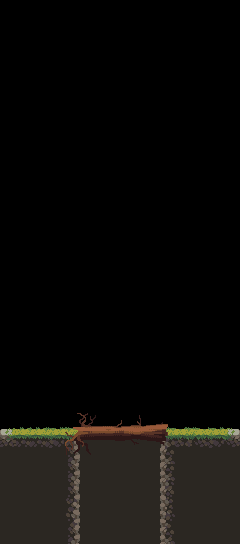

Tiled map render using the project's own tile images. Description and the whole map definition, tile-layer contents included, below:
An orthogonal 15x34 tile map with 16x16 px tiles, 2 tile layers (Background 0, Ground), 2 tilesets.

<map version="1.9" tiledversion="1.9.0" orientation="orthogonal" renderorder="right-down" width="15" height="34" tilewidth="16" tileheight="16" infinite="0" nextlayerid="6" nextobjectid="14">
 <tileset firstgid="1" source="../Tileset/TileSet.tsx" />
 <tileset firstgid="183" source="../Tileset/TileSet.tsx" />
 <layer id="3" name="Background 0" width="15" height="34">
  <data encoding="csv">
0,0,0,0,0,0,0,0,0,0,0,0,0,0,0,
0,0,0,0,0,0,0,0,0,0,0,0,0,0,0,
0,0,0,0,0,0,0,0,0,0,0,0,0,0,0,
0,0,0,0,0,0,0,0,0,0,0,0,0,0,0,
0,0,0,0,0,0,0,0,0,0,0,0,0,0,0,
0,0,0,0,0,0,0,0,0,0,0,0,0,0,0,
0,0,0,0,0,0,0,0,0,0,0,0,0,0,0,
0,0,0,0,0,0,0,0,0,0,0,0,0,0,0,
0,0,0,0,0,0,0,0,0,0,0,0,0,0,0,
0,0,0,0,0,0,0,0,0,0,0,0,0,0,0,
0,0,0,0,0,0,0,0,0,0,0,0,0,0,0,
0,0,0,0,0,0,0,0,0,0,0,0,0,0,0,
0,0,0,0,0,0,0,0,0,0,0,0,0,0,0,
0,0,0,0,0,0,0,0,0,0,0,0,0,0,0,
0,0,0,0,0,0,0,0,0,0,0,0,0,0,0,
0,0,0,0,0,0,0,0,0,0,0,0,0,0,0,
0,0,0,0,0,0,0,0,0,0,0,0,0,0,0,
0,0,0,0,0,0,0,0,0,0,0,0,0,0,0,
0,0,0,0,0,0,0,0,0,0,0,0,0,0,0,
0,0,0,0,0,0,0,0,0,0,0,0,0,0,0,
0,0,0,0,0,0,0,0,0,0,0,0,0,0,0,
0,0,0,0,0,0,0,0,0,0,0,0,0,0,0,
0,0,0,0,0,0,0,0,0,0,0,0,0,0,0,
0,0,0,0,0,0,0,0,0,0,0,0,0,0,0,
0,0,0,0,0,0,0,0,0,0,0,0,0,0,0,
0,0,0,0,0,0,0,0,0,0,0,0,0,0,0,
0,0,0,0,0,0,0,0,0,0,0,0,0,0,0,
122,122,122,122,122,122,122,122,122,122,122,122,122,122,122,
122,122,122,122,122,122,122,122,122,122,122,122,122,122,122,
122,122,122,122,122,122,122,122,122,122,122,122,122,122,122,
122,122,122,122,122,122,122,122,122,122,122,122,122,122,122,
122,122,122,122,122,122,122,122,122,122,122,122,122,122,122,
122,122,122,122,122,122,122,122,122,122,122,122,122,122,122,
122,122,122,122,122,122,122,122,122,122,122,122,122,122,122
</data>
 </layer>
 <layer id="1" name="Ground" width="15" height="34">
  <data encoding="csv">
0,0,0,0,0,0,0,0,0,0,0,0,0,0,0,
0,0,0,0,0,0,0,0,0,0,0,0,0,0,0,
0,0,0,0,0,0,0,0,0,0,0,0,0,0,0,
0,0,0,0,0,0,0,0,0,0,0,0,0,0,0,
0,0,0,0,0,0,0,0,0,0,0,0,0,0,0,
0,0,0,0,0,0,0,0,0,0,0,0,0,0,0,
0,0,0,0,0,0,0,0,0,0,0,0,0,0,0,
0,0,0,0,0,0,0,0,0,0,0,0,0,0,0,
0,0,0,0,0,0,0,0,0,0,0,0,0,0,0,
0,0,0,0,0,0,0,0,0,0,0,0,0,0,0,
0,0,0,0,0,0,0,0,0,0,0,0,0,0,0,
0,0,0,0,0,0,0,0,0,0,0,0,0,0,0,
0,0,0,0,0,0,0,0,0,0,0,0,0,0,0,
0,0,0,0,0,0,0,0,0,0,0,0,0,0,0,
0,0,0,0,0,0,0,0,0,0,0,0,0,0,0,
0,0,0,0,0,0,0,0,0,0,0,0,0,0,0,
0,0,0,0,0,0,0,0,0,0,0,0,0,0,0,
0,0,0,0,0,0,0,0,0,0,0,0,0,0,0,
0,0,0,0,0,0,0,0,0,0,0,0,0,0,0,
0,0,0,0,0,0,0,0,0,0,0,0,0,0,0,
0,0,0,0,0,0,0,0,0,0,0,0,0,0,0,
0,0,0,0,0,0,0,0,0,0,0,0,0,0,0,
0,0,0,0,0,0,0,0,0,0,0,0,0,0,0,
0,0,0,0,0,0,0,0,0,0,0,0,0,0,0,
0,0,0,0,0,0,0,0,0,0,0,0,0,0,0,
0,0,0,0,183,184,185,186,187,188,189,0,0,0,0,
342,297,297,298,197,198,199,200,201,202,203,299,300,298,343,
356,311,311,312,211,212,213,214,215,216,217,313,314,312,357,
0,0,0,0,225,226,227,228,229,230,231,0,0,0,0,
0,0,0,0,266,0,0,0,0,0,261,0,0,0,0,
0,0,0,0,280,0,0,0,0,0,275,0,0,0,0,
0,0,0,0,294,0,0,0,0,0,289,0,0,0,0,
0,0,0,0,308,0,0,0,0,0,303,0,0,0,0,
0,0,0,0,266,0,0,0,0,0,261,0,0,0,0
</data>
 </layer>
</map>
